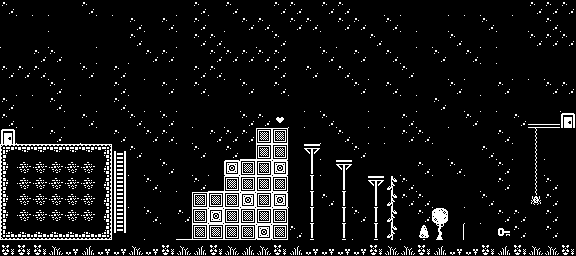

A level layout from a 2D game, rendered from its tile map. Below: a short description, then the map file with tile-grid data replaced by summaries:
An orthogonal 36x16 tile map with 16x16 px tiles, 3 tile layers (фон, Слой 2, Слой 3) and 20 objects (9x земля, 2x стена, hero, aaa, scull, ...).

<map version="1.9" tiledversion="1.9.1" orientation="orthogonal" renderorder="right-down" width="36" height="16" tilewidth="16" tileheight="16" infinite="0" nextlayerid="6" nextobjectid="50">
 <tileset firstgid="1" name="monochrome_tilemap" tilewidth="16" tileheight="16" spacing="1" tilecount="400" columns="20">
  <image source="monochrome_tilemap.png" width="339" height="339" />
  <tile id="0">
   <animation>
    <frame tileid="244" duration="100" />
    <frame tileid="264" duration="100" />
    <frame tileid="284" duration="100" />
    <frame tileid="304" duration="100" />
    <frame tileid="243" duration="100" />
    <frame tileid="263" duration="100" />
    <frame tileid="283" duration="100" />
    <frame tileid="303" duration="100" />
    <frame tileid="242" duration="100" />
    <frame tileid="262" duration="100" />
    <frame tileid="282" duration="100" />
    <frame tileid="302" duration="100" />
    <frame tileid="301" duration="100" />
    <frame tileid="281" duration="100" />
    <frame tileid="261" duration="100" />
    <frame tileid="241" duration="100" />
    <frame tileid="240" duration="100" />
    <frame tileid="260" duration="100" />
    <frame tileid="280" duration="100" />
    <frame tileid="300" duration="100" />
   </animation>
  </tile>
  <tile id="131">
   <animation>
    <frame tileid="240" duration="100" />
    <frame tileid="260" duration="100" />
    <frame tileid="280" duration="100" />
    <frame tileid="300" duration="100" />
    <frame tileid="245" duration="100" />
    <frame tileid="265" duration="100" />
    <frame tileid="285" duration="100" />
    <frame tileid="305" duration="100" />
   </animation>
  </tile>
  <tile id="232">
   <animation>
    <frame tileid="289" duration="100" />
    <frame tileid="309" duration="100" />
   </animation>
  </tile>
  <tile id="292">
   <animation>
    <frame tileid="380" duration="100" />
    <frame tileid="381" duration="100" />
    <frame tileid="382" duration="100" />
   </animation>
  </tile>
  <tile id="311">
   <animation>
    <frame tileid="163" duration="100" />
    <frame tileid="164" duration="100" />
    <frame tileid="165" duration="100" />
   </animation>
  </tile>
 </tileset>
 <layer id="1" name="фон" width="36" height="16">
  <data>[576 cells, 575 non-empty, 31 distinct tile ids]</data>
 </layer>
 <layer id="3" name="Слой 2" width="36" height="16">
  <data>[576 cells, 5 non-empty, 5 distinct tile ids]</data>
 </layer>
 <layer id="4" name="Слой 3" width="36" height="16">
  <data>[576 cells, 3 non-empty, 2 distinct tile ids]</data>
 </layer>
 <objectgroup id="5" name="сеттинг">
  <object id="19" name="hero" x="16.25" y="125.25" width="15" height="17.75" visible="0">
   <properties>
    <property name="BodyType" value="DynamicBody" />
    <property name="color" type="color" value="#00ffff00" />
    <property name="friction" type="float" value="0.5" />
    <property name="gravityScale" type="float" value="10" />
    <property name="restitution" type="float" value="0.1" />
   </properties>
  </object>
  <object id="24" name="aaa" x="200.5" y="75.25" width="6.5" height="6.25">
   <properties>
    <property name="BodyType" value="DynamicBody" />
    <property name="friction" type="float" value="0" />
    <property name="gravityScale" type="float" value="10" />
    <property name="restitution" type="float" value="0.5" />
   </properties>
  </object>
  <object id="42" name="scull" x="449.75" y="226.75" width="13" height="12.75">
   <properties>
    <property name="BodyType" value="DynamicBody" />
    <property name="friction" type="float" value="0" />
    <property name="gravityScale" type="float" value="10" />
    <property name="restitution" type="float" value="0.5" />
   </properties>
  </object>
  <object id="44" name="eared1" x="65.6667" y="130.667" width="12.6667" height="13.6667">
   <properties>
    <property name="BodyType" value="DynamicBody" />
    <property name="friction" type="float" value="0" />
    <property name="gravityScale" type="float" value="10" />
    <property name="restitution" type="float" value="0.5" />
   </properties>
  </object>
 </objectgroup>
 <objectgroup id="2" name="объекты">
  <properties>
   <property name="BodyTupe" value="StaticBody" />
   <property name="gravityScale" type="float" value="1" />
  </properties>
  <object id="5" name="земля" x="0.666667" y="144" width="110.667" height="95.3333">
   <properties>
    <property name="BodyType" value="StaticBody" />
    <property name="gravityScale" type="float" value="1" />
    <property name="restitution" type="float" value="0" />
   </properties>
  </object>
  <object id="6" name="лестница" x="114" y="151" width="12" height="81.6667">
   <properties>
    <property name="BodyType" value="StaticBody" />
    <property name="gravityScale" type="float" value="1" />
    <property name="restitution" type="float" value="0" />
   </properties>
  </object>
  <object id="7" name="дверь левая" x="0.666667" y="128.667" width="13.6667" height="17">
   <properties>
    <property name="BodyType" value="StaticBody" />
    <property name="gravityScale" type="float" value="1" />
    <property name="restitution" type="float" value="0" />
   </properties>
  </object>
  <object id="8" name="земля" x="192.333" y="192" width="31" height="48">
   <properties>
    <property name="BodyType" value="StaticBody" />
    <property name="gravityScale" type="float" value="1" />
    <property name="restitution" type="float" value="0" />
   </properties>
  </object>
  <object id="9" name="земля" x="223.667" y="159.667" width="34.3333" height="80.3333">
   <properties>
    <property name="BodyType" value="StaticBody" />
    <property name="gravityScale" type="float" value="1" />
    <property name="restitution" type="float" value="0" />
   </properties>
  </object>
  <object id="10" name="земля" x="255.667" y="127.667" width="32.3333" height="112">
   <properties>
    <property name="BodyType" value="StaticBody" />
    <property name="gravityScale" type="float" value="1" />
    <property name="restitution" type="float" value="0" />
   </properties>
  </object>
  <object id="11" name="земля" x="303" y="143.333" width="17.3333" height="96.3333">
   <properties>
    <property name="BodyType" value="StaticBody" />
    <property name="gravityScale" type="float" value="1" />
    <property name="restitution" type="float" value="0" />
   </properties>
  </object>
  <object id="15" name="земля" x="336" y="159.667" width="15.3333" height="80">
   <properties>
    <property name="BodyType" value="StaticBody" />
    <property name="gravityScale" type="float" value="1" />
    <property name="restitution" type="float" value="0" />
   </properties>
  </object>
  <object id="20" name="земля" x="2" y="239" width="577" height="17">
   <properties>
    <property name="BodyType" value="StaticBody" />
    <property name="gravityScale" type="float" value="1" />
    <property name="restitution" type="float" value="0" />
   </properties>
  </object>
  <object id="21" name="стена" x="-1" y="-2" width="4" height="257">
   <properties>
    <property name="BodyType" value="StaticBody" />
    <property name="gravityScale" type="float" value="1" />
    <property name="restitution" type="float" value="0" />
   </properties>
  </object>
  <object id="22" name="стена" x="575" y="0" width="4" height="256">
   <properties>
    <property name="BodyType" value="StaticBody" />
    <property name="gravityScale" type="float" value="1" />
    <property name="restitution" type="float" value="0" />
   </properties>
  </object>
  <object id="23" name="земля" x="368" y="176" width="16" height="68">
   <properties>
    <property name="BodyType" value="StaticBody" />
    <property name="gravityScale" type="float" value="1" />
    <property name="restitution" type="float" value="0" />
   </properties>
  </object>
  </objectgroup>
</map>
<!-- 4 of 20 objects omitted -->
